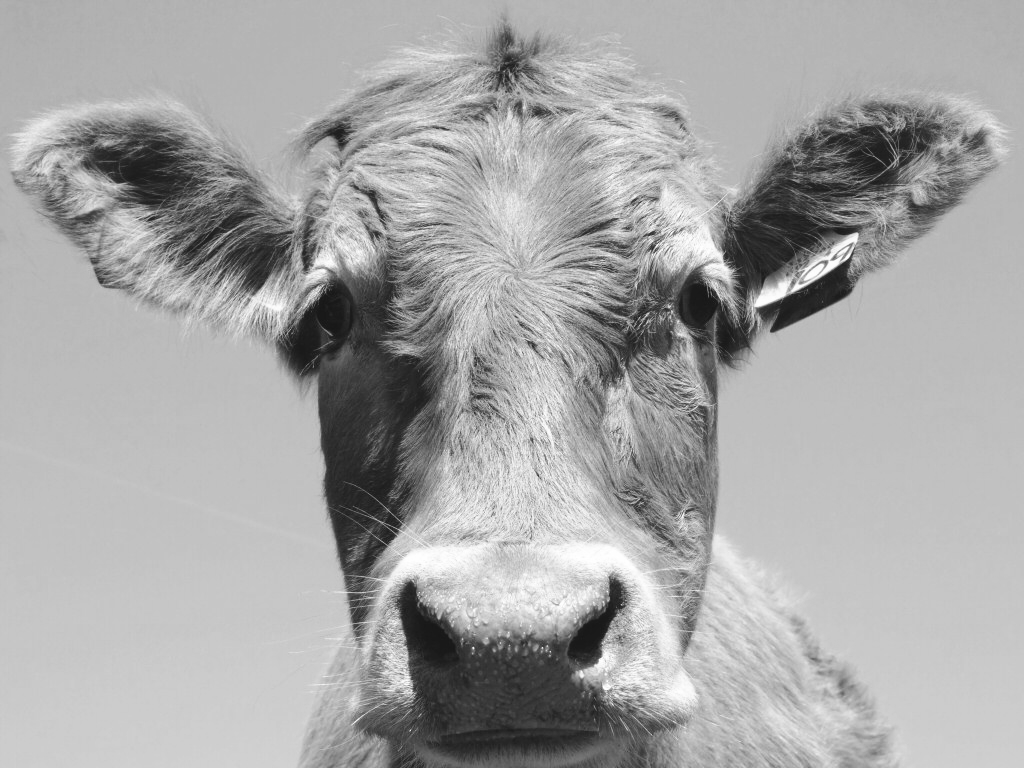
#> input picture Oblig2/cow.png, 1024 x 768 px
$ python oppgave1.py
#> lines starting #> are read from the running program, lines starting #| are printed output that depends on the picture; after the words box and inside, x2 and y2 are one past the last pixel; in counts of white or black regions, pixels touching at a corner belong together
from os import lseek
from imageio import imread
import matplotlib.pyplot as plt
from scipy import signal
import time
import numpy as np
from numba import jit

def main():
    filename = 'cow.png'

    f = imread(filename,as_gray = True)
#> f is the input picture: shape (768, 1024) float32; min 23, max 255, mean 166.6
    N,M = f.shape
#> N = 768; M = 1024

    filter = np.ones((15,15)) * 1/(15**2)
    c = signal.convolve2d(f,filter)

    y = np.fft.fft2(f)
    a = padding(filter,f)
#> after the loop in padding, `for i in range(amount2-add):`: c: shape (505, 768) float64; every value is 0
#> after the loop in padding, `for i in range(amount2):`:
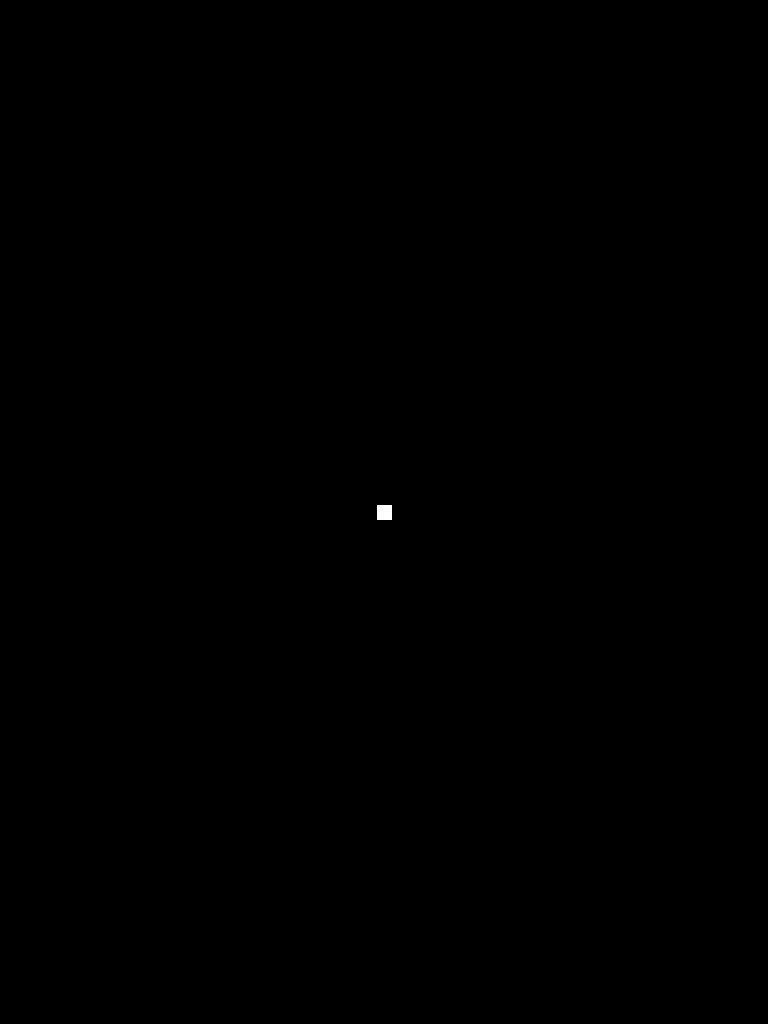
#> filter: shape (1024, 768) float64; values 0 (black) and 0.00444 (white), 0.03% white; 1 white region, box (x1, y1, x2, y2) and area: (377, 505, 392, 520) 225
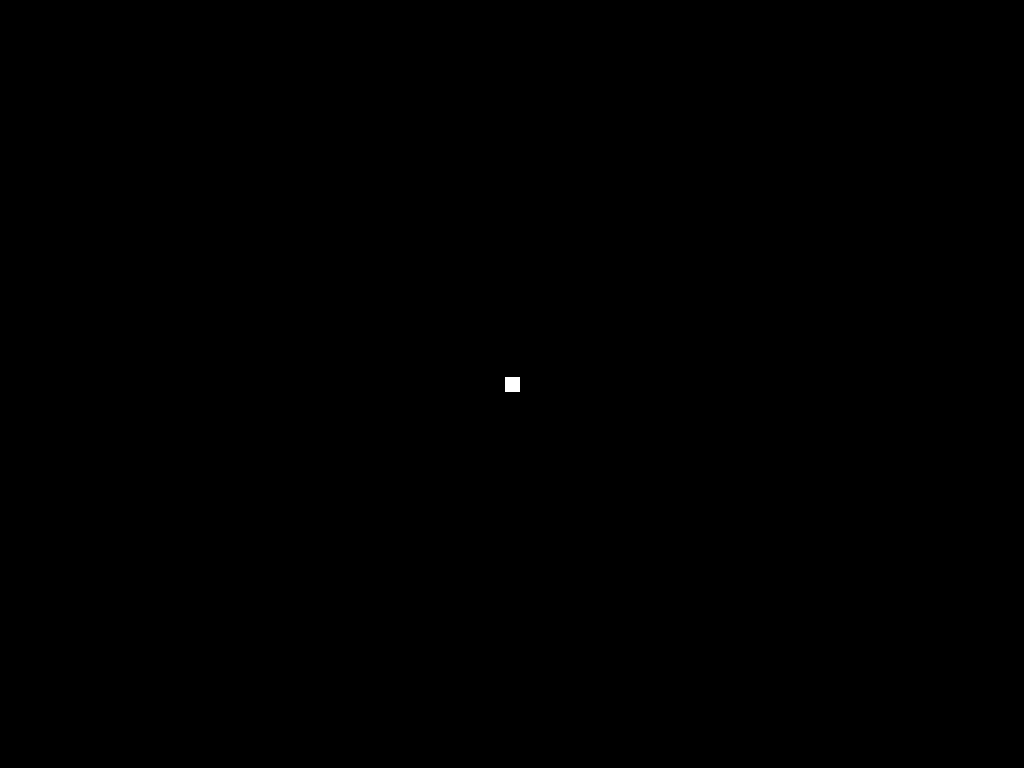
#> a: shape (768, 1024) float64; values 0 (black) and 0.00444 (white), 0.03% white; 1 white region, box (x1, y1, x2, y2) and area: (505, 377, 520, 392) 225
    b = np.fft.fft2(a)

    multi = y * b
    for_shift = np.fft.fft2(multi)
    etter_shift = np.fft.fftshift(for_shift)
    etter_shift = np.real(etter_shift)
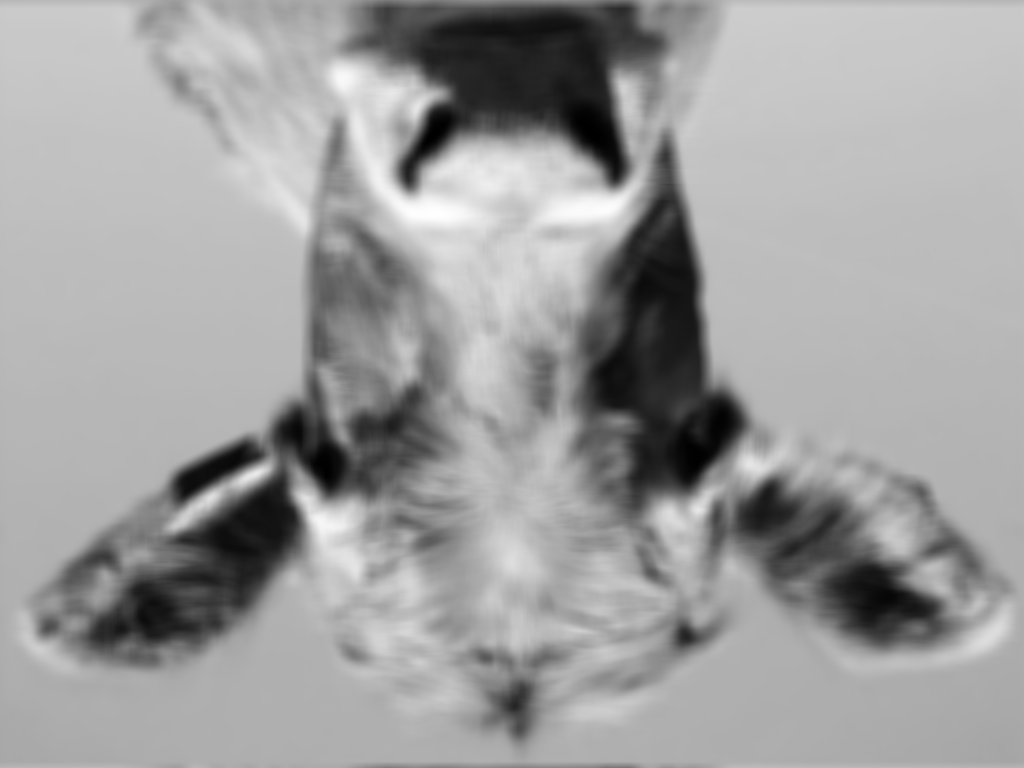
#> etter_shift: shape (768, 1024) float64; min 19825076.9, max 198715637.8, mean 131053458; drawn with min black and max white
    etter_shift = np.rot90(etter_shift)
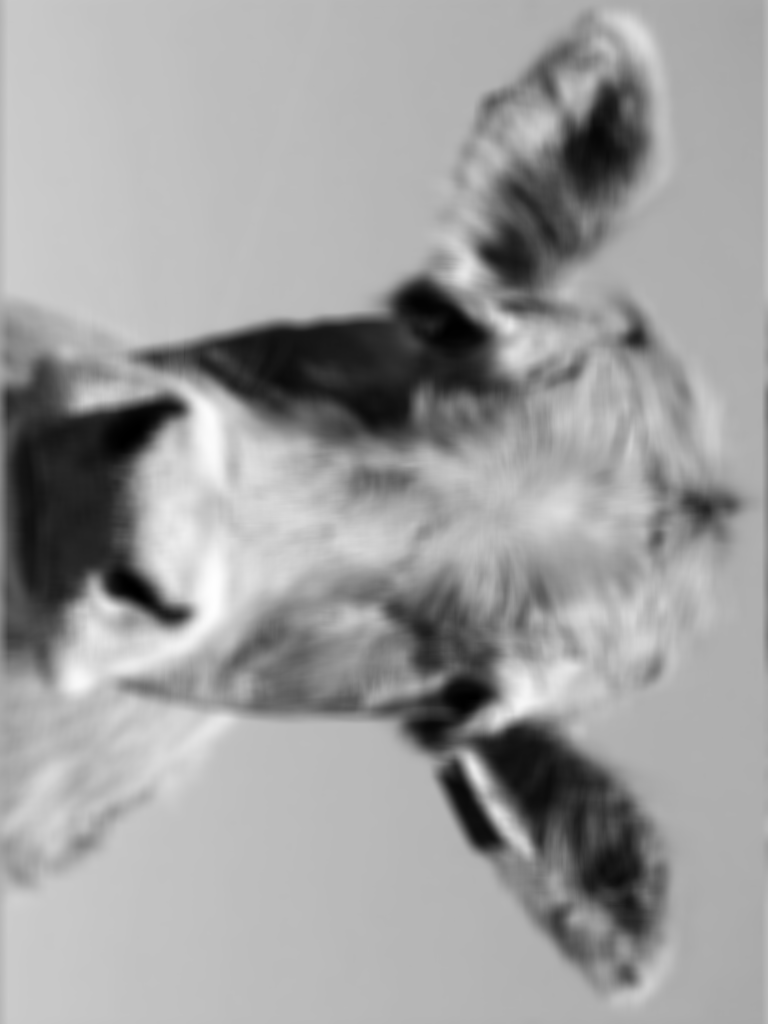
#> etter_shift: shape (1024, 768) float64; min 19825076.9, max 198715637.8, mean 131053458; drawn with min black and max white
    etter_shift = np.rot90(etter_shift)
#> etter_shift: shape (768, 1024) float64

    y3 = signal.convolve2d(f,filter,mode = 'same')
    op2 = np.real(y3)

    y = np.fft.fft2(f)
    b = np.fft.fft2(filter,((N,M)))

    etter_shift1 = np.fft.fftshift(y)
    etter_shift2 = np.fft.fftshift(b)

    ganget = etter_shift1 * etter_shift2
    hei = np.fft.ifft2(ganget)

    etter_shift3 = np.abs(hei)

    plt.subplot(2,3,1)
    plt.imshow(f,cmap='gray')
    plt.title("Startbilde")
    plt.subplot(2,3,2)
    plt.imshow(c,cmap='gray')
    plt.title("Konvolvert")
    plt.subplot(2,3,3)
    plt.imshow(etter_shift,cmap='gray')
    plt.title("Siste metode")
    plt.subplot(2,3,4)
    plt.imshow(op2,cmap='gray')
    plt.title("Oppg 1.2")
    plt.subplot(2,3,5)
    plt.imshow(etter_shift3,cmap='gray')
    plt.title("Oppg 1.2 andre")
    plt.show()

    tidsutregning(f)

def padding(filter,f):
    width,length = f.shape
    a,b = filter.shape

    if(a % 2 != 0):
        add = 0
    elif(a % 2 == 0):
        add = 1

    amount = int((width - a)/2)
    amount2 = int((length - b)/2)

    nmatrix = np.zeros((a,b))
    c = [nmatrix[0]]

    for i in range(amount-add):
        c = np.append(c,[nmatrix[0]],axis=0)

    filter = np.append(c,filter,axis=0)

    for i in range(amount):
        filter = np.append(filter,[nmatrix[-1]],axis=0)

    filter = np.transpose(filter)
    a,b = filter.shape
    nmatrix = np.zeros((a,b))
    c = [nmatrix[0]]

    for i in range(amount2-add):
        c = np.append(c,[nmatrix[0]],axis=0)

    filter = np.append(c,filter,axis=0)

    for i in range(amount2):
        filter = np.append(filter,[nmatrix[-1]],axis=0)

    filter = np.transpose(filter)

    return filter

def tidsutregning(f):
    dicts = []
    dicts.append(0)
    dict2 = []
    dict2.append(0)
    N,M = f.shape
#> N = 768; M = 1024

    plt.figure()
    s = [i for i in range(1,30+1)]
    for i in range(1,30):
        start_tid = time.time()
        filter = np.ones((i,i)) * 1/(i**2)
        c = signal.convolve2d(f,filter)
        start_tid = time.time() - start_tid
        dicts.append(start_tid)

        start_tid = time.time()

        y = np.fft.fft2(f)
        b = np.fft.fft2(filter,((N,M)))

        etter_shift1 = np.fft.fftshift(y)
        etter_shift2 = np.fft.fftshift(b)

        ganget = etter_shift1 * etter_shift2
        hei = np.fft.ifft2(ganget)

        etter_shift3 = np.abs(hei)

        start_tid = time.time() - start_tid
        dict2.append(start_tid)
#> this loop made 29 passes
#> pass 1, in tidsutregning, `etter_shift3 = np.abs(hei)`:
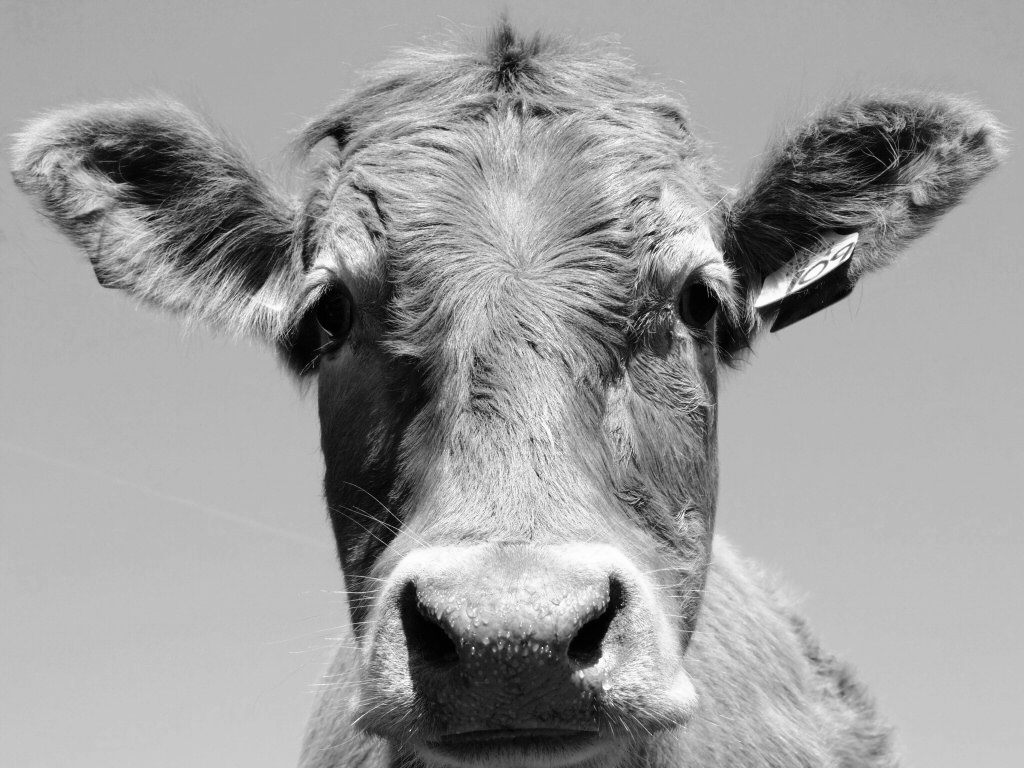
#> etter_shift3: shape (768, 1024) float64; min 23, max 255, mean 166.6; drawn with min black and max white
#> after the loop: filter: shape (29, 29) float64; every value is 0.00119
#> after the loop, dict2 = 30 values, max 0.143 at index 1, min 0 at index 0, mean 0.0532; dicts = 30 values, max 1.14 at index 29, min 0 at index 0, mean 0.323

    plt.plot(s,dicts,color='b')
    plt.plot(s,dict2,color='g')
    plt.title("Graf over kjøretid")
    plt.show()
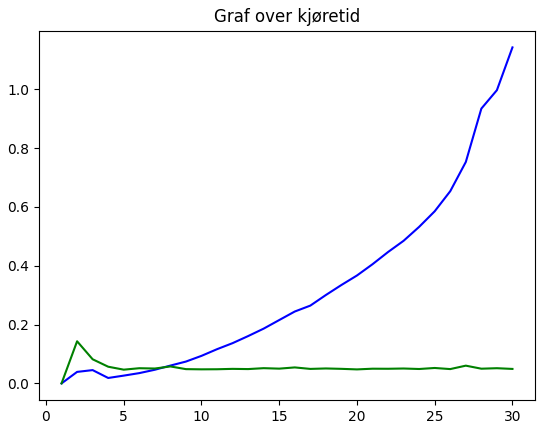
#> figure drawn by matplotlib, 1 panel; curve peaks at x = 30, y = 1.14; curve peaks at x = 2, y = 0.143

if __name__ == "__main__":
    main()
